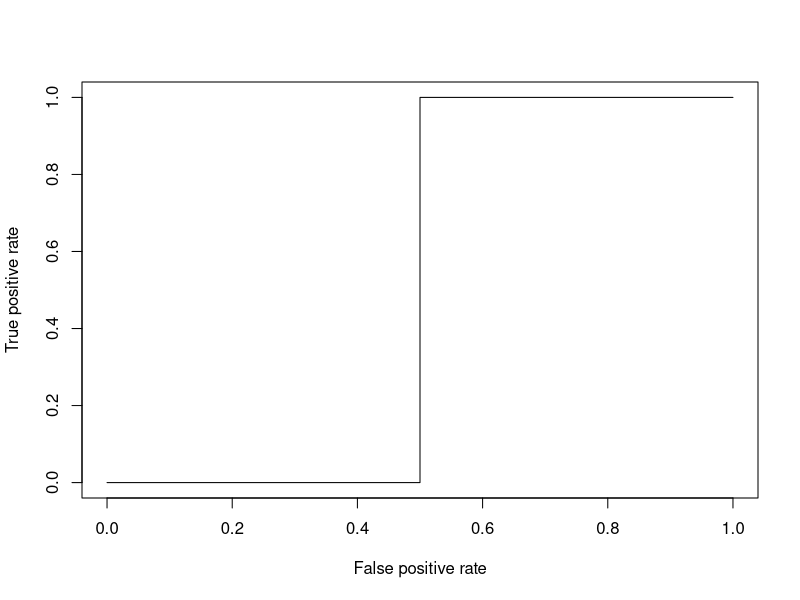

The R source for this figure:
library(ROCR)
truth <- c(0,1,0,1)
predictions <- c(0.2, 0.5, 0.6, 0.45)
pred <- prediction(predictions, truth)

perf <- performance(pred,"tpr","fpr")
plot(perf)

auc <- performance(pred, "auc")
print(paste("AUC=", slot(auc, 'y.values')[[1]], sep=""))
